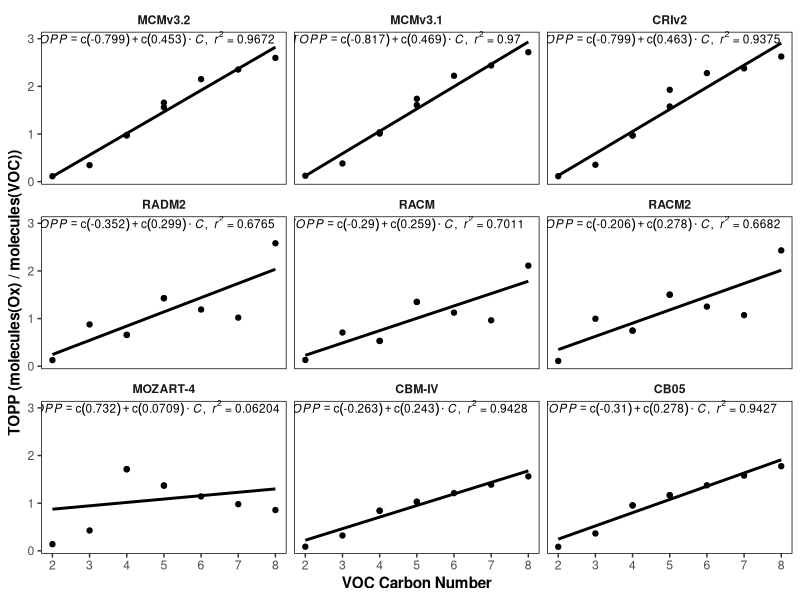

Recreate this plot in R.
#R script to plot first day TOPP vs carbon number of VOC
# Version 0: Jane Coates 5/1/2015

#first day TOPPs for all alkanes
cb05.data = data.frame(TOPP = c(0.0845172479748726, 0.3641597032547, 0.952807605266571, 0.95486788938202, 1.16583390916096, 1.16891467571259, 1.37504136562347, 1.57824212238862, 1.7769056558609), C = c(2, 3, 4, 4, 5, 5, 6, 7, 8), Mechanism = rep("CB05", 9), VOC = c("Ethane", "Propane", "Butane", "2-methylpropane", "Pentane", "2-methylbutane", "Hexane", "Heptane", "Octane"))
cbm4.data = data.frame(TOPP = c(0.0869439467787743, 0.321530640125275, 0.840508162975311, 0.842413246631622, 1.0273551940918, 1.03020417690277, 1.21066904067993, 1.38842662532035, 1.56198441982269), C = c(2, 3, 4, 4, 5, 5, 6, 7, 8), Mechanism = rep("CBM-IV", 9), VOC = c("Ethane", "Propane", "Butane", "2-methylpropane", "Pentane", "2-methylbutane", "Hexane", "Heptane", "Octane"))
cri.data = data.frame(TOPP = c(0.114152513444424, 0.354555159807205, 0.972761750221252, 0.967499315738678, 1.92756509780884, 1.57766127586365, 2.27819347381592, 2.37771141645028, 2.62646389007568), C = c(2, 3, 4, 4, 5, 5, 6, 7, 8), Mechanism = rep("CRIv2", 9), VOC = c("Ethane", "Propane", "Butane", "2-methylpropane", "Pentane", "2-methylbutane", "Hexane", "Heptane", "Octane"))
mcm1.data = data.frame(TOPP = c(0.12388314306736, 0.381832748651505, 1.03673362731934, 1.00873160362244, 1.7392680644989, 1.60785245895386, 2.22197437286377, 2.43809782036837, 2.71707463264465), C = c(2, 3, 4, 4, 5, 5, 6, 7, 8), Mechanism = rep("MCMv3.1", 9), VOC = c("Ethane", "Propane", "Butane", "2-methylpropane", "Pentane", "2-methylbutane", "Hexane", "Heptane", "Octane"))
mcm2.data = data.frame(TOPP = c(0.114175207912922, 0.346426695585251, 0.969126343727112, 0.97936624288559, 1.65823602676392, 1.56109631061554, 2.15132093429565, 2.35366020437529, 2.59780859947205), C = c(2, 3, 4, 4, 5, 5, 6, 7, 8), Mechanism = rep("MCMv3.2", 9), VOC = c("Ethane", "Propane", "Butane", "2-methylpropane", "Pentane", "2-methylbutane", "Hexane", "Heptane", "Octane"))
mozart.data = data.frame(TOPP = c(0.13925464451313, 0.426944702863693, 1.71256327629089, 1.71256327629089, 1.37005066871643, 1.37005066871643, 1.1417088508606, 0.978607594966888, 0.856281638145447), C = c(2, 3, 4, 4, 5, 5, 6, 7, 8),Mechanism = rep("MOZART-4", 9), VOC = c("Ethane", "Propane", "Butane", "2-methylpropane", "Pentane", "2-methylbutane", "Hexane", "Heptane", "Octane"))
radm2.data = data.frame(TOPP = c(0.128240107806014, 0.877153517802556, 0.657865138351917, 0.657865138351917, 1.42851711273193, 1.42851711273193, 1.19043092727661, 1.0203693662371, 2.58092876646804), C = c(2, 3, 4, 4, 5, 5, 6, 7, 8),Mechanism = rep("RADM2", 9), VOC = c("Ethane", "Propane", "Butane", "2-methylpropane", "Pentane", "2-methylbutane", "Hexane", "Heptane", "Octane"))
racm.data = data.frame(TOPP = c(0.131782606244087, 0.7080078125, 0.531005859375, 0.531005859375, 1.34979560852051, 1.34979560852051, 1.12482967376709, 0.964139720371791, 2.11075333331641), C = c(2, 3, 4, 4, 5, 5, 6, 7, 8), Mechanism = rep("RACM", 9), VOC = c("Ethane", "Propane", "Butane", "2-methylpropane", "Pentane", "2-methylbutane", "Hexane", "Heptane", "Octane"))
racm2.data = data.frame(TOPP = c(0.11060257256031, 0.996819305419922, 0.747614479064941, 0.747614479064941, 1.5016316986084, 1.5016316986084, 1.25135974884033, 1.07259407043457, 2.43148993558772), C = c(2, 3, 4, 4, 5, 5, 6, 7, 8), Mechanism = rep("RACM2", 9), VOC = c("Ethane", "Propane", "Butane", "2-methylpropane", "Pentane", "2-methylbutane", "Hexane", "Heptane", "Octane"))

full = rbind(cb05.data, cbm4.data, cri.data, mcm1.data, mcm2.data, mozart.data, radm2.data, racm.data, racm2.data)
full$Mechanism = factor(full$Mechanism, levels = c("MCMv3.2", "MCMv3.1", "CRIv2", "RADM2", "RACM", "RACM2", "MOZART-4", "CBM-IV", "CB05"))

#plotting 
library(ggplot2)
library(plyr)
library(Cairo)

lm_eqn = function(df){
    m = lm(TOPP ~ C, df);
    eq <- substitute(italic(TOPP) == a + b %.% italic(C)*","~~italic(r)^2~"="~r2, 
         list(a = format(coef(m)[1], digits = 3), 
              b = format(coef(m)[2], digits = 3), 
             r2 = format(summary(m)$r.squared, digits = 4)))
    as.character(as.expression(eq));
}
eqn = ddply(full, .(Mechanism), lm_eqn)

plot = ggplot(full, aes(x = C, y = TOPP))
plot = plot + geom_point()
plot = plot + geom_smooth(method = "lm", se = FALSE, colour = "black")
plot = plot + geom_text(data = eqn, aes(x = 4.7, y = 3, label = V1), size = 3, parse = TRUE)
plot = plot + facet_wrap( ~ Mechanism)
plot = plot + ylab("TOPP (molecules(Ox) / molecules(VOC))")
plot = plot + xlab("VOC Carbon Number")
plot = plot + scale_x_continuous(limits = c(2, 8), breaks = seq(2, 8, 1))
plot = plot + theme_bw()
plot = plot + theme(axis.title = element_text(face = "bold"))
plot = plot + theme(strip.background = element_blank())
plot = plot + theme(strip.text = element_text(face = "bold"))
plot = plot + theme(panel.border = element_rect(colour = "black"))
plot = plot + theme(panel.grid = element_blank())

CairoPDF(file = "Alkanes_vs_C.pdf", width = 9, height = 12.7)
print(plot)
dev.off()
